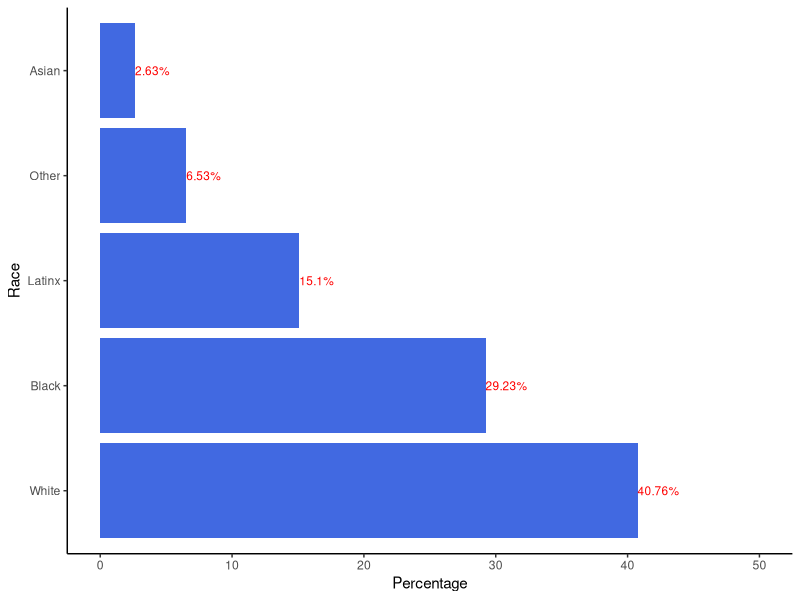
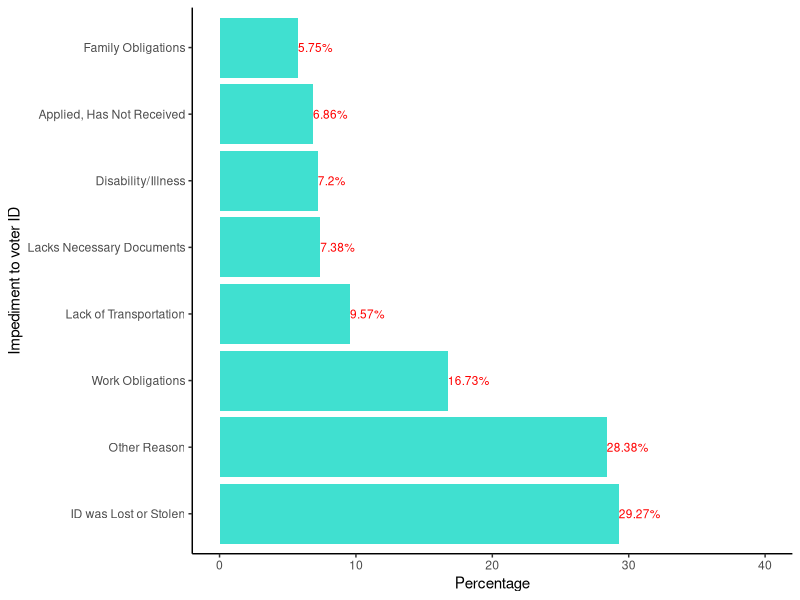
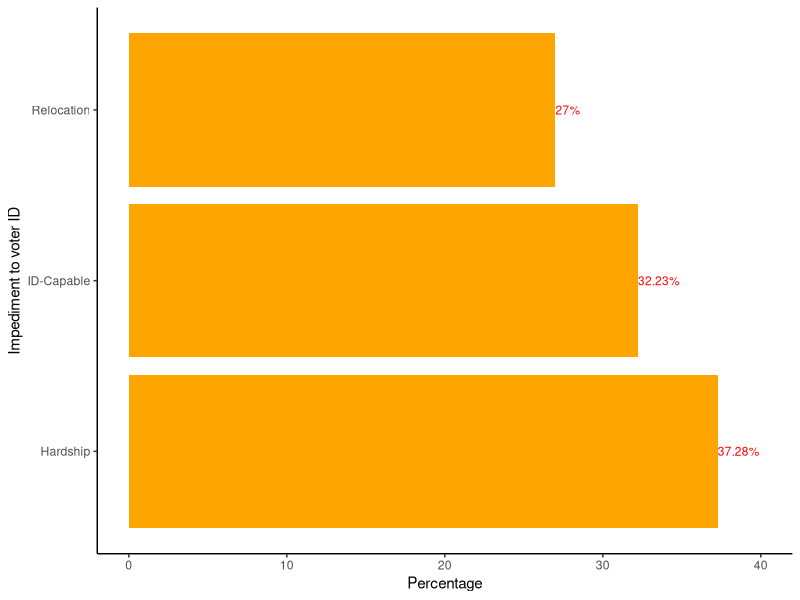
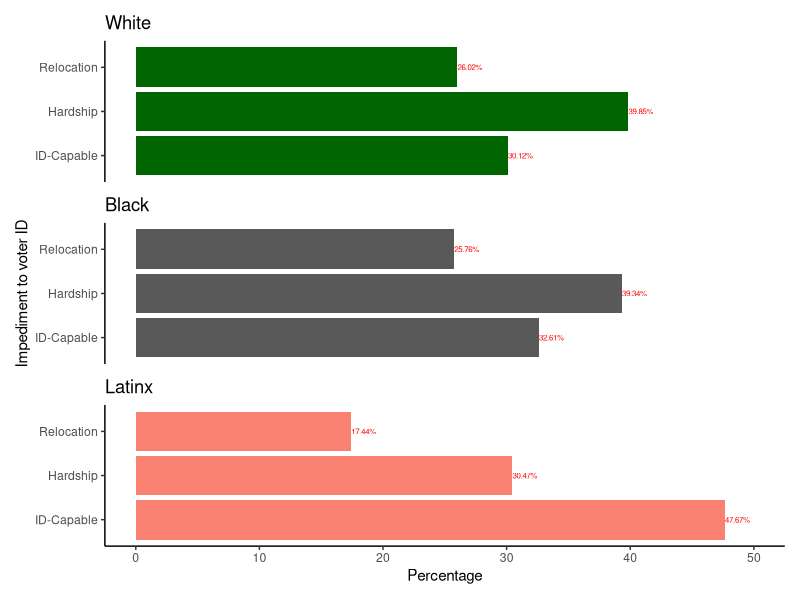
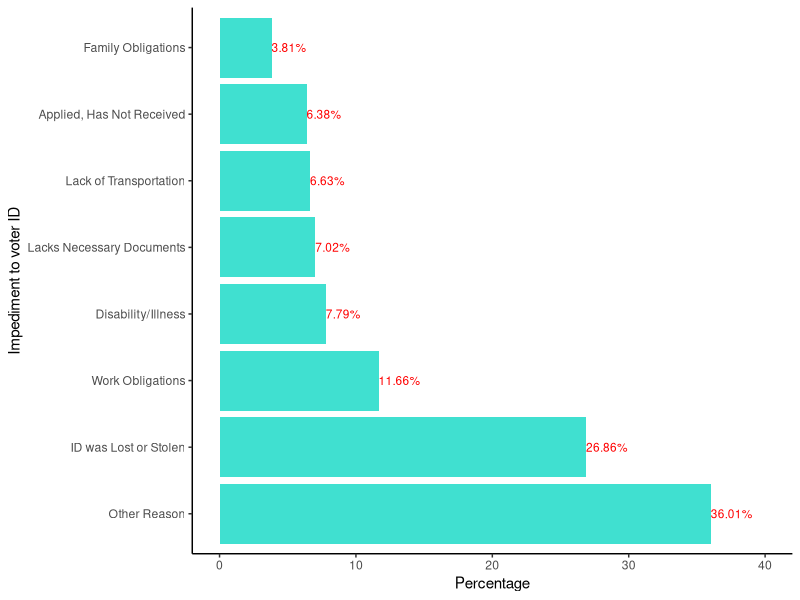
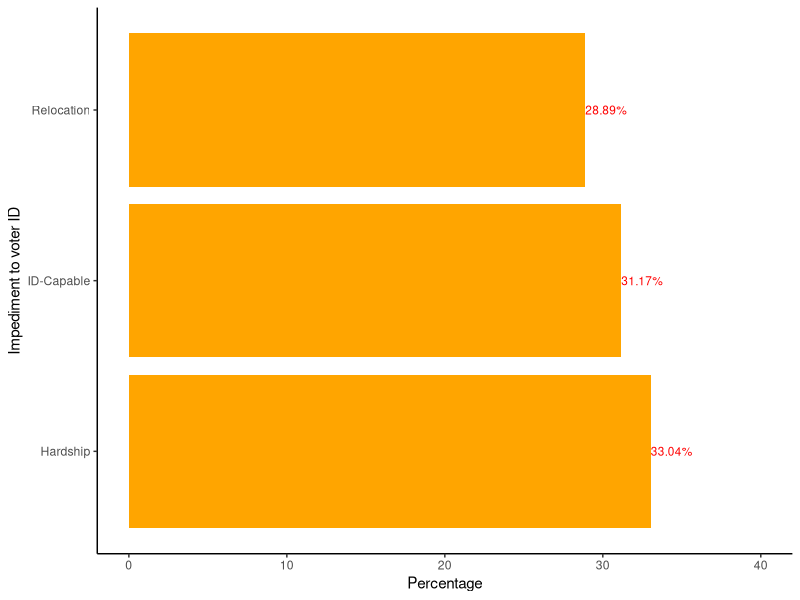
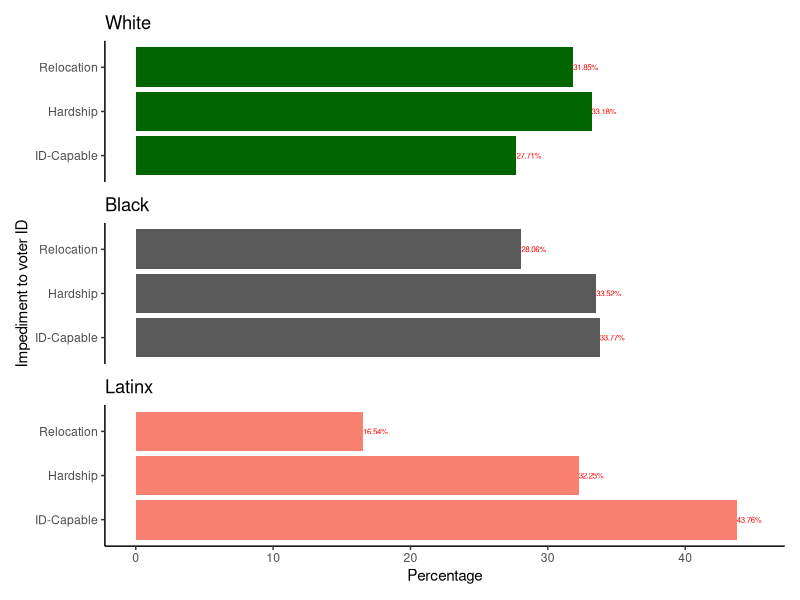

Generate these figures, in order, with R:
## ---- chunk 1
#| echo: false
#| warning: false
#| message: false

#### Preamble ####

# Purpose: Generating a report titled "Harris County, Texas residents faced several barriers to voter identification access during the 2016 United States election".
# Author: Benny Rochwerg
# Date: February 13, 2024
# Contact: 4321benny@gmail.com
# Pre-requisites: Install the tidyverse (Wickham et al. 2019), patchwork (Pedersen 2024), and here (Müller 2020) packages.
# Run the "01-download_data.R" and "02-data_cleaning.R" files.
## ---- chunk 2
#| echo: false
#| warning: false
#| message: false

#### Loading Packages ####

# install.packages("tidyverse")
# install.packages("patchwork")
# install.packages("here")
library(tidyverse)
library(patchwork)
library(here)
## ---- chunk 3
#| echo: false
#| warning: false
#| message: false

# Loading the cleaned data
reasons_data_cleaned <- read_csv(here::here("data/reproduction/reasons_data_cleaned.csv"))

# Loading the Harris County data
reasons_data_harris <- read_csv(here::here("data/reproduction/reasons_data_harris.csv"))
## ---- chunk 4
#| echo: false
#| warning: false
#| label: fig-races
#| fig-cap: "Races of Harris County, Texas RID-filers in 2016"

# Some of this code was adapted from Alexander (2023).

# Creating a table containing the races and percentages
fig_races_data <- tibble(
  race = c("White", "Black", "Latinx", "Asian", "Other"),
  percent = round((100 * c(mean(reasons_data_harris$white),
                           mean(reasons_data_harris$black),
                           mean(reasons_data_harris$latino),
                           mean(reasons_data_harris$asian),
                           mean(reasons_data_harris$other_race))), 2))

# Creating data labels to be shown on the graph
fig_races_data_labels <- paste(
  fig_races_data$percent, "%", sep = "")

# Adding the data labels to the data table
fig_races_data <- fig_races_data |>
  mutate(label = fig_races_data_labels)

# Creating the graph
fig_races <-
  ggplot(mapping = aes(x = reorder(fig_races_data$race, fig_races_data$percent,
                                   decreasing = TRUE),
                       y = fig_races_data$percent)) +
  geom_col(fill = "royalblue") +
  theme_classic() +
  labs(x = "Race", y = "Percentage") +
  coord_flip() +
  # The geom_text function used to add the labels to the graph was acquired from
  # R Graphics Cookbook:
  # https://r-graphics.org/recipe-bar-graph-labels
  # The hjust argument used to align the labels was acquired from
  # Cédric Scherer's website:
  # https://www.cedricscherer.com/2021/07/05/a-quick-how-to-on-labelling-bar-graphs-in-ggplot2/
  geom_text(aes(label = fig_races_data$label),
            hjust = c(0, 0, 0, 0, 0),
            colour = "red",
            size = 3) +
  # The expand_limits function used to change the upper limit of the percent
  # axis's scale was acquired from the tidyverse ggplot2 website:
  # https://ggplot2.tidyverse.org/reference/expand_limits.html
  expand_limits(y = 50)

# Displaying the graph
fig_races
## ---- chunk 5
#| echo: false
#| warning: false
#| label: fig-impediments
#| fig-cap: "Voter ID impediments for Harris County, Texas RID-filers in 2016"

# Some of this code was adapted from Alexander (2023).

# Creating a table containing the relevant voter ID reasons and percentages
fig_impediments_data <- tibble(
  reason = c("Family Obligations", "Applied, Has Not Received",
             "Lack of Transportation", "Lacks Necessary Documents",
             "Disability/Illness", "Work Obligations",
             "ID was Lost or Stolen", "Other Reason"),
  percent = round((100 * c(mean(reasons_data_harris$family),
                    mean(reasons_data_harris$applied),
                    mean(reasons_data_harris$transport),
                    mean(reasons_data_harris$birthcert),
                    mean(reasons_data_harris$disability),
                    mean(reasons_data_harris$work),
                    mean(reasons_data_harris$lost),
                    mean(reasons_data_harris$other))), 2))

# Creating data labels to be shown on the graph
fig_impediments_data_labels <- paste(
  fig_impediments_data$percent, "%", sep = "")

# Adding the data labels to the data table
fig_impediments_data <- fig_impediments_data |>
  mutate(label = fig_impediments_data_labels)

# Creating the graph
fig_impediments <-
  ggplot(mapping = aes(x = reorder(fig_impediments_data$reason, fig_impediments_data$percent,
                                   decreasing = TRUE),
                       y = fig_impediments_data$percent)) +
  geom_col(fill = "turquoise") +
  theme_classic() +
  labs(x = "Impediment to voter ID", y = "Percentage") +
  coord_flip() +
  # The geom_text function used to add the labels to the graph was acquired from
  # R Graphics Cookbook:
  # https://r-graphics.org/recipe-bar-graph-labels
  # The hjust argument used to align the labels was acquired from
  # Cédric Scherer's website:
  # https://www.cedricscherer.com/2021/07/05/a-quick-how-to-on-labelling-bar-graphs-in-ggplot2/
  geom_text(aes(label = fig_impediments_data$label),
            hjust = c(0, 0, 0, 0, 0, 0, 0, 0),
            colour = "red",
            size = 3) +
  # The expand_limits function used to change the upper limit of the percent
  # axis's scale was acquired from the tidyverse ggplot2 website:
  # https://ggplot2.tidyverse.org/reference/expand_limits.html
  expand_limits(y = 40)

# Displaying the graph
fig_impediments
## ---- chunk 6
#| echo: false
#| warning: false
#| label: fig-grouped-impediments
#| fig-cap: "Grouped voter ID impediments for Harris County, Texas RID-filers in 2016"

# Some of this code was adapted from Alexander (2023).

# Creating a table containing the relevant voter ID reasons and percentages
fig_grouped_impediments_data <- tibble(
  reason = c("Relocation", "Hardship", "ID-Capable"),
  percent = round((100 * c(mean(reasons_data_harris$relocation),
                           mean(reasons_data_harris$hardship),
                           mean(reasons_data_harris$id_capable))), 2))

# Creating data labels to be shown on the graph
fig_grouped_impediments_data_labels <- paste(
  fig_grouped_impediments_data$percent, "%", sep = "")

# Adding the data labels to the data table
fig_grouped_impediments_data <- fig_grouped_impediments_data |>
  mutate(label = fig_grouped_impediments_data_labels)

# Creating the graph
fig_grouped_impediments <-
  ggplot(mapping = aes(x = reorder(fig_grouped_impediments_data$reason, fig_grouped_impediments_data$percent,
                                   decreasing = TRUE),
                       y = fig_grouped_impediments_data$percent)) +
  geom_col(fill = "orange") +
  theme_classic() +
  labs(x = "Impediment to voter ID", y = "Percentage") +
  coord_flip() +
  # The geom_text function used to add the labels to the graph was acquired from
  # R Graphics Cookbook:
  # https://r-graphics.org/recipe-bar-graph-labels
  # The hjust argument used to align the labels was acquired from
  # Cédric Scherer's website:
  # https://www.cedricscherer.com/2021/07/05/a-quick-how-to-on-labelling-bar-graphs-in-ggplot2/
  geom_text(aes(label = fig_grouped_impediments_data$label),
            hjust = c(0, 0, 0),
            colour = "red",
            size = 3) +
  # The expand_limits function used to change the upper limit of the percent
  # axis's scale was acquired from the tidyverse ggplot2 website:
  # https://ggplot2.tidyverse.org/reference/expand_limits.html
  expand_limits(y = 40)

# Displaying the graph
fig_grouped_impediments
## ---- chunk 7
#| echo: false
#| warning: false
#| label: fig-grouped-impediments-race
#| fig-cap: "Grouped voter ID impediments for Harris County, Texas RID-filers in 2016 by race"

# Some of this code was adapted from Alexander (2023).

# Filtering the dataset to only include entries with the race "White"
reasons_data_harris_white <- reasons_data_harris |>
  filter(race == "White")

# Creating a table containing the relevant voter ID reasons and percentages
# for the race "White"
fig_grouped_impediments_race_data_white <- tibble(
  reason = c("Relocation", "Hardship", "ID-Capable"),
  percent = round((100 * c(mean(reasons_data_harris_white$relocation),
                           mean(reasons_data_harris_white$hardship),
                           mean(reasons_data_harris_white$id_capable))), 2))

# Creating data labels to be shown on the graph for the race "White"
fig_grouped_impediments_race_data_white_labels <- paste(
  fig_grouped_impediments_race_data_white$percent, "%", sep = "")

# Adding the data labels to the data table for the race "White"
fig_grouped_impediments_race_data_white <- fig_grouped_impediments_race_data_white |>
  mutate(label = fig_grouped_impediments_race_data_white_labels)

# Creating the graph for the race "White"
fig_grouped_impediments_race_white <-
  ggplot(mapping = aes(x = fig_grouped_impediments_race_data_white$reason,
                       y = fig_grouped_impediments_race_data_white$percent)) +
  geom_col(fill = "darkgreen") +
  theme_classic() +
  labs(x = "Impediment to voter ID", y = "Percentage") +
  scale_x_discrete(limits = c("ID-Capable", "Hardship", "Relocation")) +
  coord_flip() +
  # The geom_text function used to add the labels to the graph was acquired from
  # R Graphics Cookbook:
  # https://r-graphics.org/recipe-bar-graph-labels
  # The hjust argument used to align the labels was acquired from
  # Cédric Scherer's website:
  # https://www.cedricscherer.com/2021/07/05/a-quick-how-to-on-labelling-bar-graphs-in-ggplot2/
  geom_text(aes(label = fig_grouped_impediments_race_data_white$label),
            hjust = c(0, 0, 0),
            colour = "red",
            size = 2) +
  ggtitle("White") +
  # The expand_limits function used to change the upper limit of the percent
  # axis's scale was acquired from the tidyverse ggplot2 website:
  # https://ggplot2.tidyverse.org/reference/expand_limits.html
  expand_limits(y = 50)

# Filtering the dataset to only include entries with the race "Black"
reasons_data_harris_black <- reasons_data_harris |>
  filter(race == "Black")

# Creating a table containing the relevant voter ID reasons and percentages
# for the race "Black"
fig_grouped_impediments_race_data_black <- tibble(
  reason = c("Relocation", "Hardship", "ID-Capable"),
  percent = round((100 * c(mean(reasons_data_harris_black$relocation),
                           mean(reasons_data_harris_black$hardship),
                           mean(reasons_data_harris_black$id_capable))), 2))

# Creating data labels to be shown on the graph for the race "Black"
fig_grouped_impediments_race_data_black_labels <- paste(
  fig_grouped_impediments_race_data_black$percent, "%", sep = "")

# Adding the data labels to the data table for the race "Black"
fig_grouped_impediments_race_data_black <- fig_grouped_impediments_race_data_black |>
  mutate(label = fig_grouped_impediments_race_data_black_labels)

# Creating the graph for the race "Black"
fig_grouped_impediments_race_black <-
  ggplot(mapping = aes(x = fig_grouped_impediments_race_data_black$reason,
                       y = fig_grouped_impediments_race_data_black$percent)) +
  geom_col() +
  theme_classic() +
  labs(x = "Impediment to voter ID", y = "Percentage") +
  scale_x_discrete(limits = c("ID-Capable", "Hardship", "Relocation")) +
  coord_flip() +
  # The geom_text function used to add the labels to the graph was acquired from
  # R Graphics Cookbook:
  # https://r-graphics.org/recipe-bar-graph-labels
  # The hjust argument used to align the labels was acquired from
  # Cédric Scherer's website:
  # https://www.cedricscherer.com/2021/07/05/a-quick-how-to-on-labelling-bar-graphs-in-ggplot2/
  geom_text(aes(label = fig_grouped_impediments_race_data_black$label),
            hjust = c(0, 0, 0),
            colour = "red",
            size = 2) +
  ggtitle("Black") +
  # The expand_limits function used to change the upper limit of the percent
  # axis's scale was acquired from the tidyverse ggplot2 website:
  # https://ggplot2.tidyverse.org/reference/expand_limits.html
  expand_limits(y = 50)

# Filtering the dataset to only include entries with the race "Latinx"
reasons_data_harris_latinx <- reasons_data_harris |>
  filter(race == "Latinx")

# Creating a table containing the relevant voter ID reasons and percentages
# for the race "Latinx"
fig_grouped_impediments_race_data_latinx <- tibble(
  reason = c("Relocation", "Hardship", "ID-Capable"),
  percent = round((100 * c(mean(reasons_data_harris_latinx$relocation),
                           mean(reasons_data_harris_latinx$hardship),
                           mean(reasons_data_harris_latinx$id_capable))), 2))

# Creating data labels to be shown on the graph for the race "Latinx"
fig_grouped_impediments_race_data_latinx_labels <- paste(
  fig_grouped_impediments_race_data_latinx$percent, "%", sep = "")

# Adding the data labels to the data table for the race "Latinx"
fig_grouped_impediments_race_data_latinx <- fig_grouped_impediments_race_data_latinx |>
  mutate(label = fig_grouped_impediments_race_data_latinx_labels)

# Creating the graph for the race "Latinx"
fig_grouped_impediments_race_latinx <-
  ggplot(mapping = aes(x = fig_grouped_impediments_race_data_latinx$reason,
                       y = fig_grouped_impediments_race_data_latinx$percent)) +
  geom_col(fill = "salmon") +
  theme_classic() +
  labs(x = "Impediment to voter ID", y = "Percentage") +
  scale_x_discrete(limits = c("ID-Capable", "Hardship", "Relocation")) +
  coord_flip() +
  # The geom_text function used to add the labels to the graph was acquired from
  # R Graphics Cookbook:
  # https://r-graphics.org/recipe-bar-graph-labels
  # The hjust argument used to align the labels was acquired from
  # Cédric Scherer's website:
  # https://www.cedricscherer.com/2021/07/05/a-quick-how-to-on-labelling-bar-graphs-in-ggplot2/
  geom_text(aes(label = fig_grouped_impediments_race_data_latinx$label),
            hjust = c(0, 0, 0),
            colour = "red",
            size = 2) +
  ggtitle("Latinx") +
  # The expand_limits function used to change the upper limit of the percent
  # axis's scale was acquired from the tidyverse ggplot2 website:
  # https://ggplot2.tidyverse.org/reference/expand_limits.html
  expand_limits(y = 50)

# Combining the graphs for the three races into one graph
fig_grouped_impediments_race <- (fig_grouped_impediments_race_white) / (fig_grouped_impediments_race_black) / (fig_grouped_impediments_race_latinx)

# Combining the axis labels on the combined graph
fig_grouped_impediments_race <- fig_grouped_impediments_race +
  plot_layout(axes = "collect")

# Displaying the graph
fig_grouped_impediments_race
## ---- chunk 8
#| echo: false
#| warning: false
#| label: fig-2
#| fig-cap: "Voter ID impediments for Texas RID-filers in 2016 (reproduction of Figure 2 from Fraga and Miller (2022))"

# Some of this code was adapted from Alexander (2023).

# Replication of Figure 2 from the paper (Fraga and Miller 2022)

# Creating a table containing the relevant voter ID reasons and percentages
figure_2_data <- tibble(
  reason = c("Family Obligations", "Applied, Has Not Received",
             "Lack of Transportation", "Lacks Necessary Documents",
             "Disability/Illness", "Work Obligations",
             "ID was Lost or Stolen", "Other Reason"),
  percent = round((100 * c(mean(reasons_data_cleaned$family),
                    mean(reasons_data_cleaned$applied),
                    mean(reasons_data_cleaned$transport),
                    mean(reasons_data_cleaned$birthcert),
                    mean(reasons_data_cleaned$disability),
                    mean(reasons_data_cleaned$work),
                    mean(reasons_data_cleaned$lost),
                    mean(reasons_data_cleaned$other))), 2))

# Creating data labels to be shown on the graph
figure_2_data_labels <- paste(
  figure_2_data$percent, "%", sep = "")

# Adding the data labels to the data table
figure_2_data <- figure_2_data |>
  mutate(label = figure_2_data_labels)

# Creating the replicated graph
figure_2_replication <-
  ggplot(mapping = aes(x = reorder(figure_2_data$reason, figure_2_data$percent,
                                   decreasing = TRUE),
                       y = figure_2_data$percent)) +
  geom_col(fill = "turquoise") +
  theme_classic() +
  labs(x = "Impediment to voter ID", y = "Percentage") +
  coord_flip() +
  # The geom_text function used to add the labels to the graph was acquired from
  # R Graphics Cookbook:
  # https://r-graphics.org/recipe-bar-graph-labels
  # The hjust argument used to align the labels was acquired from
  # Cédric Scherer's website:
  # https://www.cedricscherer.com/2021/07/05/a-quick-how-to-on-labelling-bar-graphs-in-ggplot2/
  geom_text(aes(label = figure_2_data$label),
            hjust = c(0, 0, 0, 0, 0, 0, 0, 0),
            colour = "red",
            size = 3) +
  # The expand_limits function used to change the upper limit of the percent
  # axis's scale was acquired from the tidyverse ggplot2 website:
  # https://ggplot2.tidyverse.org/reference/expand_limits.html
  expand_limits(y = 40)

# Displaying the replicated graph
figure_2_replication
## ---- chunk 9
#| echo: false
#| warning: false
#| label: fig-3
#| fig-cap: "Grouped voter ID impediments for Texas RID-filers in 2016 (reproduction of Figure 3 from Fraga and Miller (2022))"

# Some of this code was adapted from Alexander (2023).

# Replication of Figure 3 from the paper (Fraga and Miller 2022)

# Creating a table containing the relevant voter ID reasons and percentages
figure_3_data <- tibble(
  reason = c("Relocation", "Hardship", "ID-Capable"),
  percent = round((100 * c(mean(reasons_data_cleaned$relocation),
                           mean(reasons_data_cleaned$hardship),
                           mean(reasons_data_cleaned$id_capable))), 2))

# Creating data labels to be shown on the graph
figure_3_data_labels <- paste(
  figure_3_data$percent, "%", sep = "")

# Adding the data labels to the data table
figure_3_data <- figure_3_data |>
  mutate(label = figure_3_data_labels)

# Creating the replicated graph
figure_3_replication <-
  ggplot(mapping = aes(x = reorder(figure_3_data$reason, figure_3_data$percent,
                                   decreasing = TRUE),
                       y = figure_3_data$percent)) +
  geom_col(fill = "orange") +
  theme_classic() +
  labs(x = "Impediment to voter ID", y = "Percentage") +
  coord_flip() +
  # The geom_text function used to add the labels to the graph was acquired from
  # R Graphics Cookbook:
  # https://r-graphics.org/recipe-bar-graph-labels
  # The hjust argument used to align the labels was acquired from
  # Cédric Scherer's website:
  # https://www.cedricscherer.com/2021/07/05/a-quick-how-to-on-labelling-bar-graphs-in-ggplot2/
  geom_text(aes(label = figure_3_data$label),
            hjust = c(0, 0, 0),
            colour = "red",
            size = 3) +
  # The expand_limits function used to change the upper limit of the percent
  # axis's scale was acquired from the tidyverse ggplot2 website:
  # https://ggplot2.tidyverse.org/reference/expand_limits.html
  expand_limits(y = 40)

# Displaying the replicated graph
figure_3_replication
## ---- chunk 10
#| echo: false
#| warning: false
#| label: fig-a2
#| fig-cap: "Grouped voter ID impediments for Texas RID-filers in 2016 by race (reproduction of Figure A2 from Fraga and Miller (2022))"

# Some of this code was adapted from Alexander (2023).

# Replication of Figure A2 from the paper (Fraga and Miller 2022)

# Filtering the cleaned dataset to only include entries with the race "White"
reasons_data_cleaned_white <- reasons_data_cleaned |>
  filter(race == "White")

# Creating a table containing the relevant voter ID reasons and percentages
# for the race "White"
figure_a2_data_white <- tibble(
  reason = c("Relocation", "Hardship", "ID-Capable"),
  percent = round((100 * c(mean(reasons_data_cleaned_white$relocation),
                           mean(reasons_data_cleaned_white$hardship),
                           mean(reasons_data_cleaned_white$id_capable))), 2))

# Creating data labels to be shown on the graph for the race "White"
figure_a2_data_white_labels <- paste(
  figure_a2_data_white$percent, "%", sep = "")

# Adding the data labels to the data table for the race "White"
figure_a2_data_white <- figure_a2_data_white |>
  mutate(label = figure_a2_data_white_labels)

# Creating the replicated graph for the race "White"
figure_a2_white_replication <-
  ggplot(mapping = aes(x = figure_a2_data_white$reason,
                       y = figure_a2_data_white$percent)) +
  geom_col(fill = "darkgreen") +
  theme_classic() +
  labs(x = "Impediment to voter ID", y = "Percentage") +
  scale_x_discrete(limits = c("ID-Capable", "Hardship", "Relocation")) +
  coord_flip() +
  # The geom_text function used to add the labels to the graph was acquired from
  # R Graphics Cookbook:
  # https://r-graphics.org/recipe-bar-graph-labels
  # The hjust argument used to align the labels was acquired from
  # Cédric Scherer's website:
  # https://www.cedricscherer.com/2021/07/05/a-quick-how-to-on-labelling-bar-graphs-in-ggplot2/
  geom_text(aes(label = figure_a2_data_white$label),
            hjust = c(0, 0, 0),
            colour = "red",
            size = 2) +
  ggtitle("White") +
  # The expand_limits function used to change the upper limit of the percent
  # axis's scale was acquired from the tidyverse ggplot2 website:
  # https://ggplot2.tidyverse.org/reference/expand_limits.html
  expand_limits(y = 45)

# Filtering the cleaned dataset to only include entries with the race "Black"
reasons_data_cleaned_black <- reasons_data_cleaned |>
  filter(race == "Black")

# Creating a table containing the relevant voter ID reasons and percentages
# for the race "Black"
figure_a2_data_black <- tibble(
  reason = c("Relocation", "Hardship", "ID-Capable"),
  percent = round((100 * c(mean(reasons_data_cleaned_black$relocation),
                           mean(reasons_data_cleaned_black$hardship),
                           mean(reasons_data_cleaned_black$id_capable))), 2))

# Creating data labels to be shown on the graph for the race "Black"
figure_a2_data_black_labels <- paste(
  figure_a2_data_black$percent, "%", sep = "")

# Adding the data labels to the data table for the race "Black"
figure_a2_data_black <- figure_a2_data_black |>
  mutate(label = figure_a2_data_black_labels)

# Creating the replicated graph for the race "Black"
figure_a2_black_replication <-
  ggplot(mapping = aes(x = figure_a2_data_black$reason,
                       y = figure_a2_data_black$percent)) +
  geom_col() +
  theme_classic() +
  labs(x = "Impediment to voter ID", y = "Percentage") +
  scale_x_discrete(limits = c("ID-Capable", "Hardship", "Relocation")) +
  coord_flip() +
  # The geom_text function used to add the labels to the graph was acquired from
  # R Graphics Cookbook:
  # https://r-graphics.org/recipe-bar-graph-labels
  # The hjust argument used to align the labels was acquired from
  # Cédric Scherer's website:
  # https://www.cedricscherer.com/2021/07/05/a-quick-how-to-on-labelling-bar-graphs-in-ggplot2/
  geom_text(aes(label = figure_a2_data_black$label),
            hjust = c(0, 0, 0),
            colour = "red",
            size = 2) +
  ggtitle("Black") +
  # The expand_limits function used to change the upper limit of the percent
  # axis's scale was acquired from the tidyverse ggplot2 website:
  # https://ggplot2.tidyverse.org/reference/expand_limits.html
  expand_limits(y = 45)

# Filtering the cleaned dataset to only include entries with the race "Latinx"
reasons_data_cleaned_latinx <- reasons_data_cleaned |>
  filter(race == "Latinx")

# Creating a table containing the relevant voter ID reasons and percentages
# for the race "Latinx"
figure_a2_data_latinx <- tibble(
  reason = c("Relocation", "Hardship", "ID-Capable"),
  percent = round((100 * c(mean(reasons_data_cleaned_latinx$relocation),
                           mean(reasons_data_cleaned_latinx$hardship),
                           mean(reasons_data_cleaned_latinx$id_capable))), 2))

# Creating data labels to be shown on the graph for the race "Latinx"
figure_a2_data_latinx_labels <- paste(
  figure_a2_data_latinx$percent, "%", sep = "")

# Adding the data labels to the data table for the race "Latinx"
figure_a2_data_latinx <- figure_a2_data_latinx |>
  mutate(label = figure_a2_data_latinx_labels)

# Creating the replicated graph for the race "Latinx"
figure_a2_latinx_replication <-
  ggplot(mapping = aes(x = figure_a2_data_latinx$reason,
                       y = figure_a2_data_latinx$percent)) +
  geom_col(fill = "salmon") +
  theme_classic() +
  labs(x = "Impediment to voter ID", y = "Percentage") +
  scale_x_discrete(limits = c("ID-Capable", "Hardship", "Relocation")) +
  coord_flip() +
  # The geom_text function used to add the labels to the graph was acquired from
  # R Graphics Cookbook:
  # https://r-graphics.org/recipe-bar-graph-labels
  # The hjust argument used to align the labels was acquired from
  # Cédric Scherer's website:
  # https://www.cedricscherer.com/2021/07/05/a-quick-how-to-on-labelling-bar-graphs-in-ggplot2/
  geom_text(aes(label = figure_a2_data_latinx$label),
            hjust = c(0, 0, 0),
            colour = "red",
            size = 2) +
  ggtitle("Latinx") +
  # The expand_limits function used to change the upper limit of the percent
  # axis's scale was acquired from the tidyverse ggplot2 website:
  # https://ggplot2.tidyverse.org/reference/expand_limits.html
  expand_limits(y = 45)

# Combining the graphs for the three races into one graph
figure_a2_replication <- (figure_a2_white_replication) / (figure_a2_black_replication) / (figure_a2_latinx_replication)

# Combining the axis labels on the combined graph
figure_a2_replication <- figure_a2_replication +
  plot_layout(axes = "collect")

# Displaying the replicated graph
figure_a2_replication
